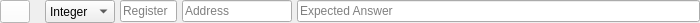
<?xml version="1.0" encoding="UTF-8"?>
<ui version="4.0">
 <class>RegOutputRow</class>
 <widget class="QWidget" name="RegOutputRow">
  <property name="geometry">
   <rect>
    <x>0</x>
    <y>0</y>
    <width>700</width>
    <height>23</height>
   </rect>
  </property>
  <property name="sizePolicy">
   <sizepolicy hsizetype="Preferred" vsizetype="Preferred">
    <horstretch>0</horstretch>
    <verstretch>0</verstretch>
   </sizepolicy>
  </property>
  <property name="minimumSize">
   <size>
    <width>0</width>
    <height>0</height>
   </size>
  </property>
  <property name="maximumSize">
   <size>
    <width>700</width>
    <height>16777215</height>
   </size>
  </property>
  <layout class="QHBoxLayout" name="horizontalLayout">
   <property name="spacing">
    <number>5</number>
   </property>
   <property name="leftMargin">
    <number>0</number>
   </property>
   <property name="topMargin">
    <number>0</number>
   </property>
   <property name="rightMargin">
    <number>0</number>
   </property>
   <property name="bottomMargin">
    <number>0</number>
   </property>
   <item>
    <widget class="QPushButton" name="DeleteButton">
     <property name="sizePolicy">
      <sizepolicy hsizetype="Minimum" vsizetype="Fixed">
       <horstretch>0</horstretch>
       <verstretch>0</verstretch>
      </sizepolicy>
     </property>
     <property name="minimumSize">
      <size>
       <width>0</width>
       <height>23</height>
      </size>
     </property>
     <property name="maximumSize">
      <size>
       <width>30</width>
       <height>23</height>
      </size>
     </property>
     <property name="font">
      <font>
       <family>Sans Serif</family>
       <pointsize>18</pointsize>
       <weight>50</weight>
       <italic>false</italic>
       <bold>false</bold>
       <strikeout>true</strikeout>
      </font>
     </property>
     <property name="styleSheet">
      <string notr="true">border-color: rgb(0, 0, 0);
background-color: rgb(255, 255, 255);
font: 18pt &quot;Sans Serif&quot;;
text-decoration: line-through;
text-decoration: line-through;
color: rgb(255, 0, 4);</string>
     </property>
     <property name="text">
      <string/>
     </property>
     <property name="icon">
      <iconset>
       <normaloff>Icons/remove.png</normaloff>Icons/remove.png</iconset>
     </property>
    </widget>
   </item>
   <item>
    <spacer name="horizontalSpacer">
     <property name="orientation">
      <enum>Qt::Horizontal</enum>
     </property>
     <property name="sizeType">
      <enum>QSizePolicy::Fixed</enum>
     </property>
     <property name="sizeHint" stdset="0">
      <size>
       <width>10</width>
       <height>20</height>
      </size>
     </property>
    </spacer>
   </item>
   <item>
    <widget class="QComboBox" name="type">
     <property name="sizePolicy">
      <sizepolicy hsizetype="Preferred" vsizetype="Preferred">
       <horstretch>0</horstretch>
       <verstretch>0</verstretch>
      </sizepolicy>
     </property>
     <property name="maximumSize">
      <size>
       <width>70</width>
       <height>16777215</height>
      </size>
     </property>
     <item>
      <property name="text">
       <string>Integer</string>
      </property>
     </item>
     <item>
      <property name="text">
       <string>Character</string>
      </property>
     </item>
     <item>
      <property name="text">
       <string>String</string>
      </property>
     </item>
    </widget>
   </item>
   <item>
    <widget class="QLineEdit" name="reg">
     <property name="maximumSize">
      <size>
       <width>57</width>
       <height>16777215</height>
      </size>
     </property>
     <property name="toolTip">
      <string>&lt;html&gt;&lt;head/&gt;&lt;body&gt;&lt;p&gt;The register where the solution is expected&lt;/p&gt;&lt;/body&gt;&lt;/html&gt;</string>
     </property>
     <property name="maxLength">
      <number>2</number>
     </property>
     <property name="placeholderText">
      <string>Register</string>
     </property>
    </widget>
   </item>
   <item>
    <widget class="QLineEdit" name="address">
     <property name="maximumSize">
      <size>
       <width>110</width>
       <height>16777215</height>
      </size>
     </property>
     <property name="toolTip">
      <string>&lt;html&gt;&lt;head/&gt;&lt;body&gt;&lt;p&gt;The address in memory where a solution is expected to be&lt;/p&gt;&lt;/body&gt;&lt;/html&gt;</string>
     </property>
     <property name="placeholderText">
      <string>Address</string>
     </property>
    </widget>
   </item>
   <item>
    <widget class="QLineEdit" name="CorrectAnswer">
     <property name="toolTip">
      <string>&lt;html&gt;&lt;head/&gt;&lt;body&gt;&lt;p&gt;The expected solution &lt;/p&gt;&lt;p&gt;(please do not use quotation marks as these will be deleted)&lt;/p&gt;&lt;/body&gt;&lt;/html&gt;</string>
     </property>
     <property name="placeholderText">
      <string>Expected Answer</string>
     </property>
    </widget>
   </item>
  </layout>
 </widget>
 <resources/>
 <connections/>
</ui>
